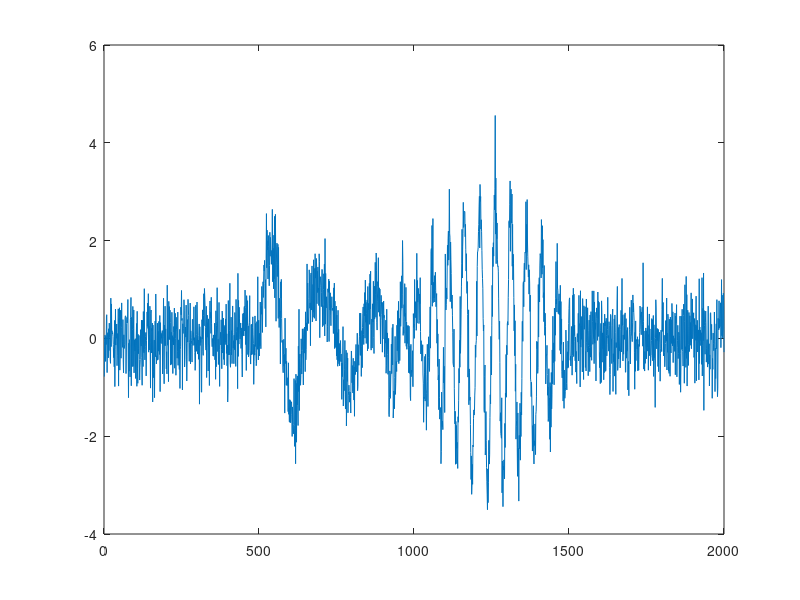

The MATLAB source for this figure: (Note: this script raises an error after producing the figure.)
function model

N=500; %N - dlina ryada;

t=1:N; %t - vremya;


%for kl=1:100


nn=4*N;
shum=randn(1,nn);
str_shum='C:\Users\David\Desktop\NAUKA\MOI STATYI\Borog_Kryanev_Udumyan\shum2.txt'; 
%zapis_vektora(shum,str_shum);
%shum=load(str_shum)';
kappa=0.5;
shum0=shum;
shum=kappa*shum;

w1=2*(1+0.75*(sin(1*2*pi*t/N)));
A1=2*exp(-t/N);
S1=A1.*sin(w1.*2*pi.*t/N);
%figure
%plot(S1)
%return

A2=3*exp(-6*(t/N-0.5).^2);
%plot(A2)
S2=A2.*sin(10*2*pi.*t/N);
%figure
%plot(S2)
%return

T=1:nn;
trend=60+20*exp((T/nn).^2).*sin(1.19*pi*(T/nn).^2);
%plot(trend)

S=shum;
%S=zeros(1,nn);
S(1*N+1:2*N)=S(1*N+1:2*N)+S1;
S(2*N+1:3*N)=S(2*N+1:3*N)+S2;
figure
plot(S)
%return
S=S+trend;

Analyz1(S);


return
